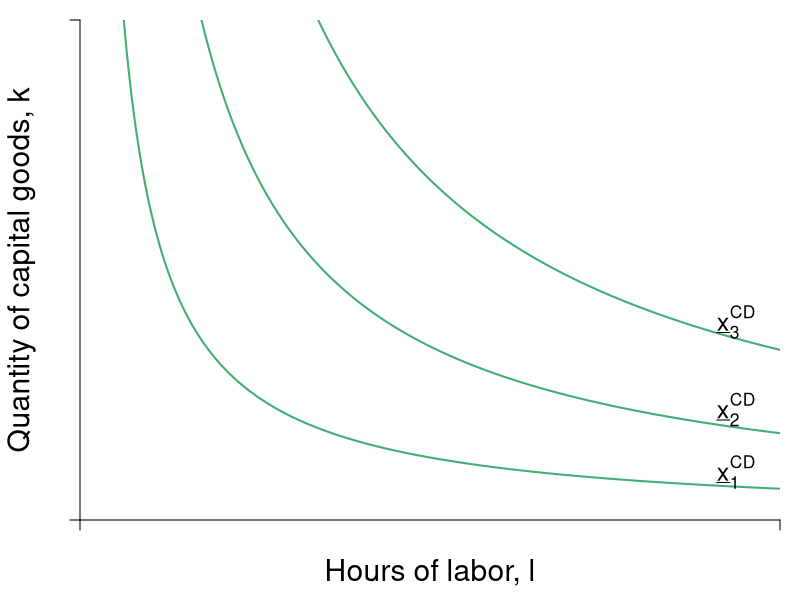

Here is the R script that generated this plot:
require(shape)
pdf(file = "specprodexch/cd_isoquant_comparison.pdf", width = 7, height = 7)

#Set parameters for graphics
pointsize <- 1.8
axislabelsize <- 1.8
labelsize <- 1.5
namesize <- 1.8
annotatesize <- 1.5
graphlinewidth <- 2
segmentlinewidth <- 1.5

COL <- c("#7fc97f", "#beaed4", "#fdc086", "#ffff99", "#386cb0", "#f0027f", "#bf5b17", "#666666")
COLA <- c("#99d8c9","#66c2a4","#41ae76", "#238b45", "#005824")
COLB <- c("#4eb3d3", "#2b8cbe", "#0868ac","#084081")

#Edited the margins to cater for the larger LHS labels
par(mar =  c(4, 4, 1, 1))

isocost <- function(l, c = 10, w = 1, r = 1) {
  c - (w/r)*l
}


isoquant <- function(l, alpha = 0.5, x = 5) {
  (x / l^alpha)^(1/(1 - alpha))
}


xlims <- c(0, 12)
ylims <- c(0, 12)

npts <- 501 
x <- seq(xlims[1], xlims[2], length.out = npts)
y <- seq(ylims[1], ylims[2], length.out = npts) 
a <- c(13, 16.75, 19.25)

plot(0, 0, xlim = xlims, ylim = ylims, type = "n",
     xlab = expression(paste("")),
     ylab = expression(paste("")), 
     xaxt = "n", 
     yaxt = "n", 
     cex.lab = axislabelsize, 
     bty = "n",
     xaxs="i", 
     yaxs="i")

# ticksy <- seq(from = ylims[1], to = ylims[2], by = 1)
# ylabels <- seq(from = ylims[1], to = ylims[2], by = 1)
# ticksx <- seq(from = xlims[1], to = xlims[2], by = 1)
# xlabels <- seq(from = xlims[1], to = xlims[2], by = 1)
# ticksy <- c(0, isoquant(l = 2.68), isoquant(l = 5), isoquant(l = 9.35) , ylims[2])
# ylabels <- c(NA, expression(paste(k[a])), expression(paste(k,"*")), expression(paste(k[b])), NA)
# ticksx <- c(0, 2.68, 5, 9.35, xlims[2])
# xlabels <- c(NA, expression(paste(l[a])), expression(paste(l,"*")), expression(paste(l[b])), NA)

ticksy <- c(0, NA, ylims[2])
ylabels <- c(NA, NA, NA)
ticksx <- c(0, NA, xlims[2])
xlabels <- c(NA, NA, NA)



axis(1, at = ticksx, pos = 0, labels = xlabels, cex.axis = labelsize)
axis(2, at = ticksy, pos = 0, labels = ylabels, las = 1, cex.axis = labelsize)

npts <- 500 
xx1 <- seq(xlims[1], xlims[2], length.out = npts)

#lines(xx1, bcA(xx1, w = 10, p = 1.5), col = COLB[3], lwd = graphlinewidth)
# lines(xx1, isocost(xx1, c = 10, w = 1, r = 1), col = COLB[3], lwd = graphlinewidth)
# lines(xx1, isocost(xx1, c = 8, w = 1, r = 1), col = COLB[3], lwd = graphlinewidth)
# lines(xx1, isocost(xx1, c = 12, w = 1, r = 1), col = COLB[3], lwd = graphlinewidth)
lines(xx1, isoquant(xx1, x = 5, alpha = 0.5), col = COLA[3], lwd = graphlinewidth)
lines(xx1, isoquant(xx1, x = 3, alpha = 0.5), col = COLA[3], lwd = graphlinewidth)
lines(xx1, isoquant(xx1, x = 7, alpha = 0.5), col = COLA[3], lwd = graphlinewidth)

#Label the axes
mtext(expression(paste("Hours of labor, ", l)), side=1, line = 2.5, cex = axislabelsize)
text(-1, 0.5*ylims[2], expression(paste("Quantity of capital goods, ", k)), xpd = TRUE, cex = axislabelsize, srt = 90) 

#Label the isoquant curve
#text(11.25, 3.15, expression("isoquant"), cex = labelsize)

text(11.25, 1.15, expression(paste(underline(x)[1]^{CD})), cex = labelsize)
text(11.25, 2.65, expression(paste(underline(x)[2]^{CD})), cex = labelsize)
text(11.25, 4.75, expression(paste(underline(x)[3]^{CD})), cex = labelsize)


#Label the price lines
#text(6.75, 1, expression(paste(c[1])))
#text(8, 1.3, expression(paste(p[x] == 1)))
#text(8.75, 1, expression(paste(c[2])))
#text(11.3, 3.7, expression(paste(p[x] == 0.5)))
#text(10.75, 1, expression(paste(c[3])))
#text(11.3, 6.5, expression(paste(p[x] == 0.25)))

#Add the contour plot for the indifference curves
# contour(x, y, 
#         outer(x, y, uA),
#         drawlabels = FALSE,
#         col = COLA[3],
#         lwd = graphlinewidth,
#         levels = a, 
#         xaxs="i", 
#         yaxs="i", 
#         add = TRUE)

#Add the offer curve (superimposed on the indifference curves tangent to the price lines)
#xx2 <- seq(2, xlims[2], length.out = npts)
#lines(xx2, offerCurve(xx2, w = 10, rmax = 2, xmax = 12), col = COL[3], lwd = graphlinewidth)

#Annotate points on offer curve mrs = p for each of p = 1, 0.5, 0.25
#Where mrs = 2 - (1/6)*x

#Label a
# segments(2.68, 0, 2.68, isoquant(l = 2.68), lty = 2, col = "gray" , lwd = segmentlinewidth)
# segments(0, isoquant(l = 2.68) , 2.68, isoquant(l = 2.68), lty = 2, col = "gray" , lwd = segmentlinewidth)
# points(2.68, isoquant(l = 2.68), pch = 16, col = "black", cex = 1.5)
# text(2.68 + 0.25, isoquant(l = 2.68) + 0.25, expression(paste(a)), cex = labelsize)

#Label b
# segments(9.35, 0, 9.35, isoquant(9.35), lty = 2, col = "gray" , lwd = segmentlinewidth)
# segments(0, isoquant(l = 9.35) , 9.35, isoquant(l = 9.35), lty = 2, col = "gray" , lwd = segmentlinewidth)
# points(9.35, isoquant(l = 9.35), pch = 16, col = "black", cex = 1.5)
# text(9.35 + 0.25, isoquant(l = 9.35) + 0.25, expression(paste(b)), cex = labelsize)


#Label i
# segments(0, 5, 5, 5, lty = 2, col = "gray" , lwd = segmentlinewidth)
# segments(5, 0, 5, 5, lty = 2, col = "gray" , lwd = segmentlinewidth)
# points(5, 5, pch = 16, col = "black", cex = 1.5)
# text(5.25, 5.25, expression(paste(i)), cex = labelsize)

#Add mrs = mrt at i
# text(5, 10.25, expression(paste(mrts(l,k) == mrt(l,k))), cex = labelsize)
# text(5, 9.25, expression(paste(frac(mp[l], mp[k]) == frac(w,p[k]))), cex = labelsize)
# Arrows(5, 8.5, 5, 5.5, col = "black", lty = 1, lwd = 2, arr.type = "triangle", arr.lwd = 0.5)


#text(9, 5.9, expression(paste(b)), cex = labelsize)
#text(10.5, 7.775, expression(paste(c)), cex = labelsize)

dev.off()
